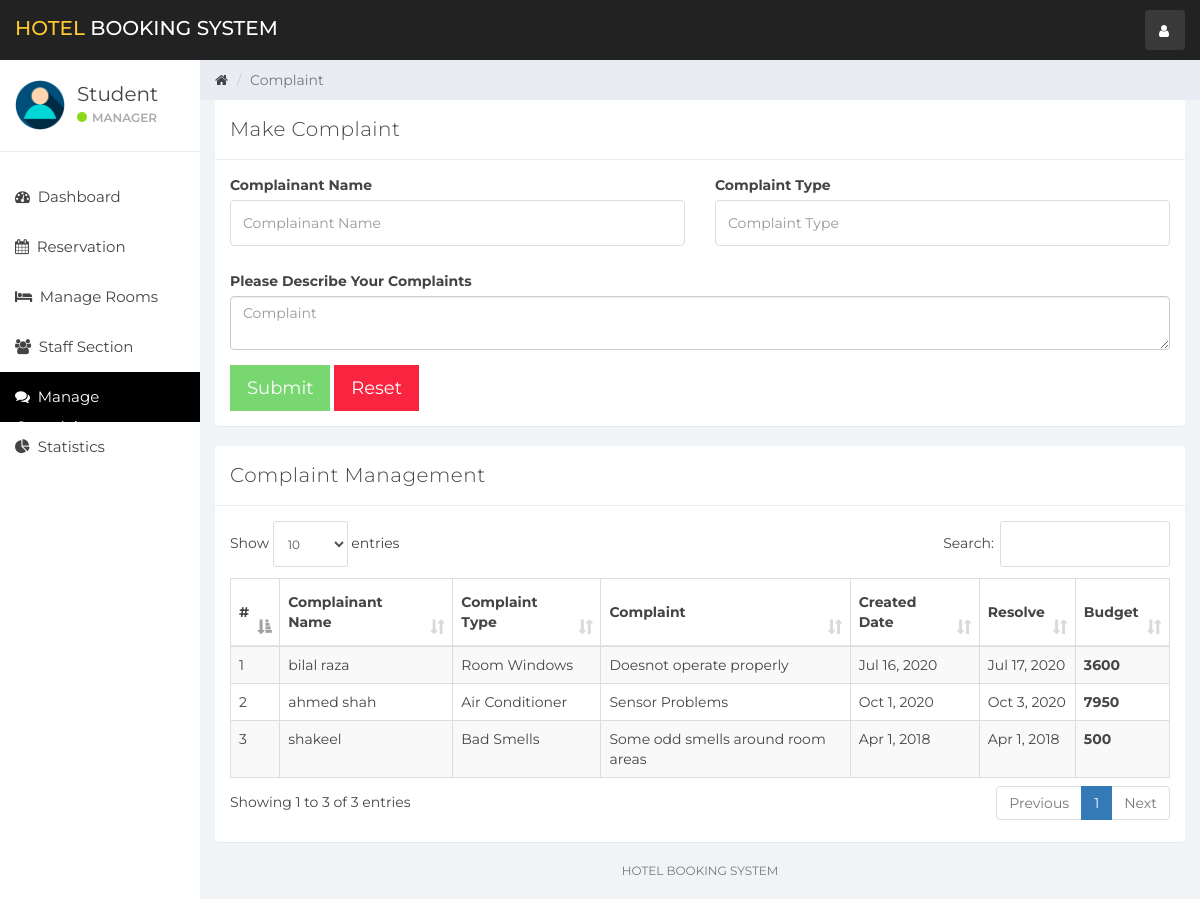
Page /index.php?complain (signed in) on the committed database.
### tables this page shows
CREATE TABLE `user` (
  `id` int(11) NOT NULL,
  `name` varchar(100) NOT NULL,
  `username` varchar(15) NOT NULL,
  `email` varchar(100) NOT NULL,
  `password` varchar(100) NOT NULL,
  `created_at` timestamp NOT NULL DEFAULT CURRENT_TIMESTAMP
);

CREATE TABLE `complaint` (
  `id` int(11) NOT NULL,
  `complainant_name` varchar(100) NOT NULL,
  `complaint_type` varchar(100) NOT NULL,
  `complaint` varchar(200) NOT NULL,
  `created_at` timestamp NOT NULL DEFAULT CURRENT_TIMESTAMP,
  `resolve_status` tinyint(1) NOT NULL,
  `resolve_date` timestamp NULL DEFAULT CURRENT_TIMESTAMP ON UPDATE CURRENT_TIMESTAMP,
  `budget` int(11) DEFAULT NULL
);

### complain.php (the view, shortened to what this page needs)
<div class="col-sm-9 col-sm-offset-3 col-lg-10 col-lg-offset-2 main">
    <div class="row">
        <ol class="breadcrumb">
            <li><a href="#">
                    <em class="fa fa-home"></em>
                </a></li>
            <li class="active">Complaint</li>
        </ol>
    </div>
    <div class="row">
        <div class="col-lg-12">
            <div class="panel panel-default">
                <div class="panel-heading">Make Complaint</div>
                <div class="panel-body">
                    <form role="form"  data-toggle="validator" method="post" action="ajax.php">
                        <div class="row">
                            <div class="form-group col-lg-6">
                                <label>Complainant Name</label>
                                <input type="text" class="form-control" placeholder="Complainant Name" name="complainant_name" required>
                            </div>
                            <div class="form-group col-lg-6">
                                <label>Complaint Type</label>
                                <input type="text" class="form-control" placeholder="Complaint Type" name="complaint_type" required>
                            </div>
                            <div class="form-group col-lg-12">
                                <label>Please Describe Your Complaints</label>
                                <textarea class="form-control" name="complaint" placeholder="Complaint" required></textarea>
                            </div>
                        </div>
                        <button type="submit" class="btn btn-lg btn-success" name="createComplaint" style="border-radius:0%">Submit</button>
                        <button type="reset" class="btn btn-lg btn-danger" style="border-radius:0%">Reset</button>
                    </form>
                </div>
            </div>
        </div>
    </div>
    <div class="row">
        <div class="col-lg-12">
            <div class="panel panel-default">
                <div class="panel-heading">Complaint Management</div>
                <div class="panel-body">
                    <table class="table table-striped table-bordered table-responsive" cellspacing="0" width="100%" id="rooms">
                        <thead>
                        <tr>
                            <th>#</th>
                            <th>Complainant Name</th>
                            <th>Complaint Type</th>
                            <th>Complaint</th>
                            <th>Created Date</th>
                            <th>Resolve</th>
                            <th>Budget</th>
                        </tr>
                        </thead>
                        <tbody>
                        <?php
                        $complaint_query = "SELECT * FROM complaint";
                        $complaint_result = mysqli_query($connection, $complaint_query);
                        if (mysqli_num_rows($complaint_result) > 0) {
                            $num = 0;
                            while ($complaint = mysqli_fetch_assoc($complaint_result)) {
                                $num++
                                ?>
                                <tr>
                                    <td><?php echo $num ?></td>
                                    <td><?php echo $complaint['complainant_name'] ?></td>
                                    <td><?php echo $complaint['complaint_type'] ?></td>
                                    <td><?php echo $complaint['complaint'] ?></td>
                                    <td><?php echo date('M j, Y',strtotime($complaint['created_at'])) ?></td>
                                    <td>
                                        <?php if(!$complaint['resolve_status']){
                                            echo '<button class="btn btn-info" data-toggle="modal" style="border-radius:0%" data-target="#complaintModal" data-id="' . $complaint['id'] . '" id="complaint">Resolve</a>';
                                        } else{
                                            echo date('M j, Y',strtotime($complaint['resolve_date']));
                                        }
                                        ?>
                                    </td>
                                    <th><?php echo $complaint['budget'] ?></th>
                                </tr>
                            <?php }
                        } else {
                            echo "No Rooms";
                        }
                        ?>
                        </tbody>
                    </table>
                </div>
            </div>
        </div>
    </div>
    <div class="row">
        <div class="col-sm-12">
        <p class="back-link">HOTEL BOOKING SYSTEM</p>
        </div>
    </div>
</div>

### sidebar.php (shortened to what this page needs)
<div id="sidebar-collapse" class="col-sm-3 col-lg-2 sidebar">
    <div class="profile-sidebar">
        <div class="profile-userpic">
            <img src="img/user.png" class="img-responsive" alt="">
        </div>
        <div class="profile-usertitle">
            <div class="profile-usertitle-name"><?php echo $user['name'];?></div>
            <div class="profile-usertitle-status"><span class="indicator label-success"></span>Manager</div>
        </div>
    </div>
    <ul class="nav menu">
    <?php
        if (isset($_GET['dashboard'])){ ?>
            <li class="active">
                <a href="index.php?dashboard"><em class="fa fa-dashboard">&nbsp;</em>
                    Dashboard
                </a>
            </li>
        <?php } else{?>
            <li>
                <a href="index.php?dashboard"><em class="fa fa-dashboard">&nbsp;</em>
                    Dashboard
                </a>
            </li>
        <?php }
        if (isset($_GET['reservation'])){ ?>
            <li class="active">
            <a href="index.php?reservation"><em class="fa fa-calendar">&nbsp;</em>
                    Reservation
                </a>
            </li>
        <?php } else{?>
            <li>
            <a href="index.php?reservation"><em class="fa fa-calendar">&nbsp;</em>
                    Reservation
                </a>
            </li>
        <?php }
        if (isset($_GET['room_mang'])){ ?>
            <li class="active">
                <a href="index.php?room_mang"><em class="fa fa-bed">&nbsp;</em>
                    Manage Rooms
                </a>
            </li>
        <?php } else{?>
            <li>
            <a href="index.php?room_mang"><em class="fa fa-bed">&nbsp;</em>
                    Manage Rooms
                </a>
            </li>
        <?php }
        if (isset($_GET['staff_mang'])){ ?>
            <li class="active">
                <a href="index.php?staff_mang"><em class="fa fa-users">&nbsp;</em>
                    Staff Section
                </a>
            </li>
        <?php } else{?>
            <li>
                <a href="index.php?staff_mang"><em class="fa fa-users">&nbsp;</em>
                    Staff Section
                </a>
            </li>
        <?php }
        if (isset($_GET['complain'])){ ?>
            <li class="active">
                <a href="index.php?complain"><em class="fa fa-comments">&nbsp;</em>
                    Manage Complaints
                </a>
            </li>
        <?php }
        ?>
        <?php
        if (isset($_GET['statistics'])){ ?>
            <li class="active">
                <a href="index.php?statistics"><em class="fa fa-pie-chart">&nbsp;</em>
                    Statistics
                </a>
            </li>
        <?php } else{?>
        <li>
            <a href="index.php?statistics"><em class="fa fa-pie-chart">&nbsp;</em>
                Statistics
            </a>
        </li>
<?php }?>
    </ul>
</div>

### css/styles.css (style rules this page uses)
body { background: #f1f4f7; padding-top: 60px; font-size: 14px; color: #444444; font-family: "Montserrat", "Helvetica Neue", Helvetica, Arial, sans-serif; }
p { color: #777; }
a, a:hover, a:focus { color: #444444; }
input.form-control { border: 1px solid #ddd; box-shadow: none; height: 46px; }
.btn-success, .btn-success:hover, .btn-success:focus, .btn-success:active, .btn-success.active, .open > .dropdown-toggle.btn-success, .btn-success.disabled, .btn-success[disabled], fieldset[disabled] .btn-success, .btn-success.disabled:hover, .btn-success[disabled]:hover, fieldset[disabled] .btn-success:hover, .btn-success.disabled:focus, .btn-success[disabled]:focus, fieldset[disabled] .btn-success:focus, .btn-success.disabled:active, .btn-success[disabled]:active, fieldset[disabled] .btn-success:active, .btn-success.disabled.active, .btn-success[disabled].active, fieldset[disabled] .btn-success.active { background-color: #32c328; border-color: #32c328; }
.btn-danger, .btn-danger:hover, .btn-danger:focus, .btn-danger:active, .btn-danger.active, .open > .dropdown-toggle.btn-danger, .btn-danger.disabled, .btn-danger[disabled], fieldset[disabled] .btn-danger, .btn-danger.disabled:hover, .btn-danger[disabled]:hover, fieldset[disabled] .btn-danger:hover, .btn-danger.disabled:focus, .btn-danger[disabled]:focus, fieldset[disabled] .btn-danger:focus, .btn-danger.disabled:active, .btn-danger[disabled]:active, fieldset[disabled] .btn-danger:active, .btn-danger.disabled.active, .btn-danger[disabled].active, fieldset[disabled] .btn-danger.active { background-color: #f9243f; border-color: #f9243f; }
.label-success { background-color: #8ad919; }
.panel { border: 0; }
.panel-heading { font-size: 20px; font-weight: 300; letter-spacing: 0.025em; height: 60px; line-height: 38px; }
.panel-default .panel-heading { background: #fff; border-bottom: 1px solid #e9ecf2; color: #444444; }
.sidebar { display: block; padding: 0; display: none; box-shadow: none; background: #fff; }
.sidebar ul { margin: 20px 0px; }
@media (min-width: 768px) { .sidebar { display: block; position: fixed; top: 60px; bottom: 0; left: 0; z-index: 1000; display: block; margin: 0; padding: 0; overflow-x: hidden; overflow-y: auto; } }
.sidebar ul.nav .active a, .sidebar ul.nav li.parent a.active, .sidebar ul.nav .active > a:hover, .sidebar ul.nav li.parent a.active:hover, .sidebar ul.nav .active > a:focus, .sidebar ul.nav li.parent a.active:focus { color: #fff; background-color: #000000; }
.sidebar ul.nav li a { height: 50px; font-size: 15px; line-height: 2em; color: #444444; }
.profile-sidebar { padding: 10px 0; border-bottom: 1px solid #e9ecf2; }
.indicator { width: 10px; height: 10px; display: inline-block; border-radius: 9999px; margin-right: 5px; }
.profile-userpic img { float: left; margin: 10px 0px 0px 15px; width: 50px; height: 50px; border-radius: 9999px !important; }
.profile-usertitle { float: left; text-align: left; margin: 10px 0 0 12px; }
.profile-usertitle-name { font-size: 20px; margin-bottom: 0px; }
.profile-usertitle-status { text-transform: uppercase; color: #aaa; font-size: 12px; font-weight: 600; margin-bottom: 15px; }
.breadcrumb { border-radius: 0; padding: 10px 15px 10px 15px; background: #e9ecf2; margin: 0; }
.table { background: #fff; }
.table > thead > tr > th { border-bottom: 1px solid #e6e7e8; vertical-align: middle; height: 50px; }
p.back-link { text-align: center; margin-bottom: 20px; font-size: 12px; text-transform: uppercase; }

### rows in the picture
user: name "Student"
complaint: complainant_name "bilal raza", complaint_type "Room Windows", complaint "Doesnot operate properly", created_at "Jul 16, 2020", resolve_date "Jul 17, 2020", budget "3600"
complaint: complainant_name "ahmed shah", complaint_type "Air Conditioner", complaint "Sensor Problems", created_at "Oct 1, 2020", resolve_date "Oct 3, 2020", budget "7950"
complaint: complainant_name "shakeel", complaint_type "Bad Smells", complaint "Some odd smells around room areas", created_at "Apr 1, 2018", resolve_date "Apr 1, 2018", budget "500"
